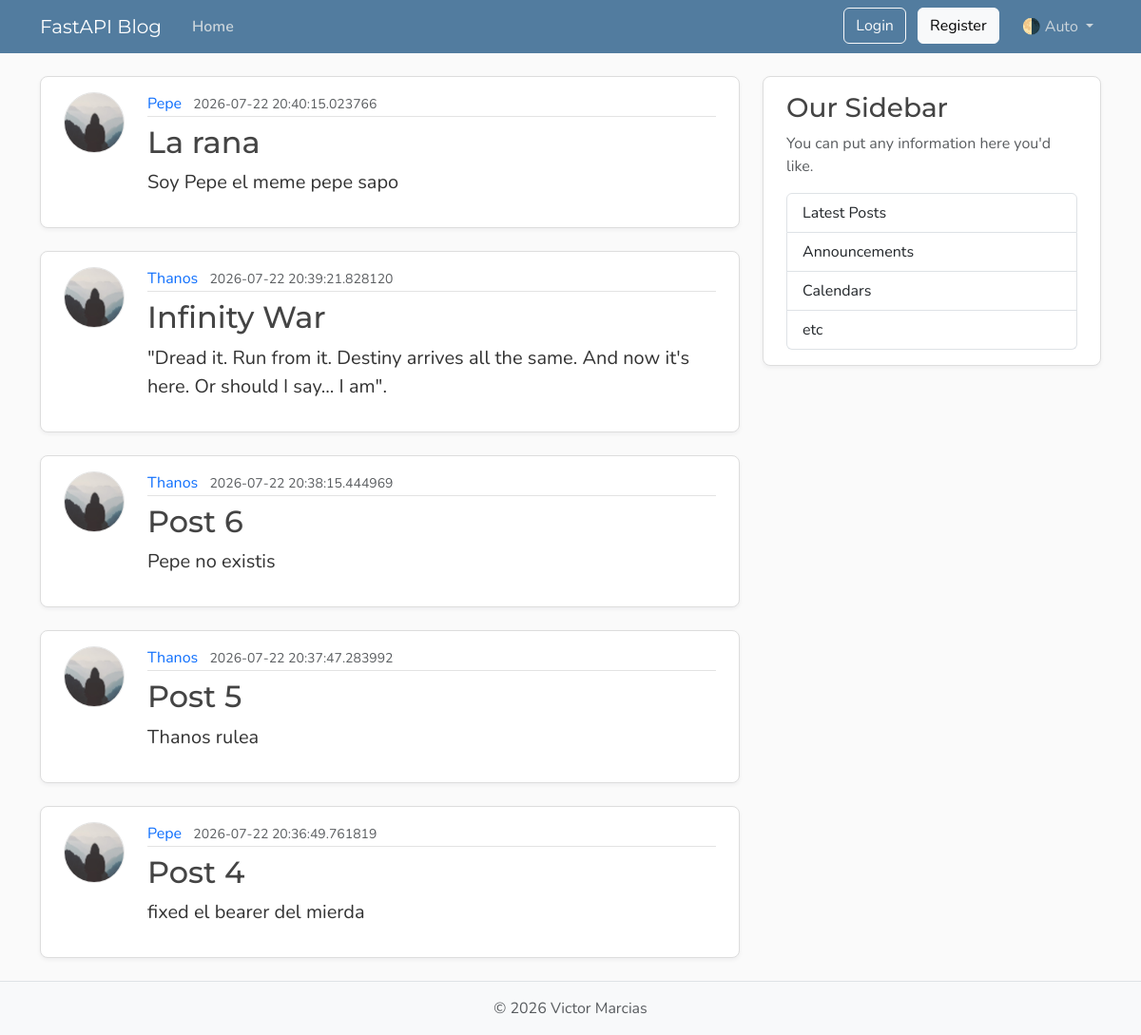
Page /posts on the earlier database version.
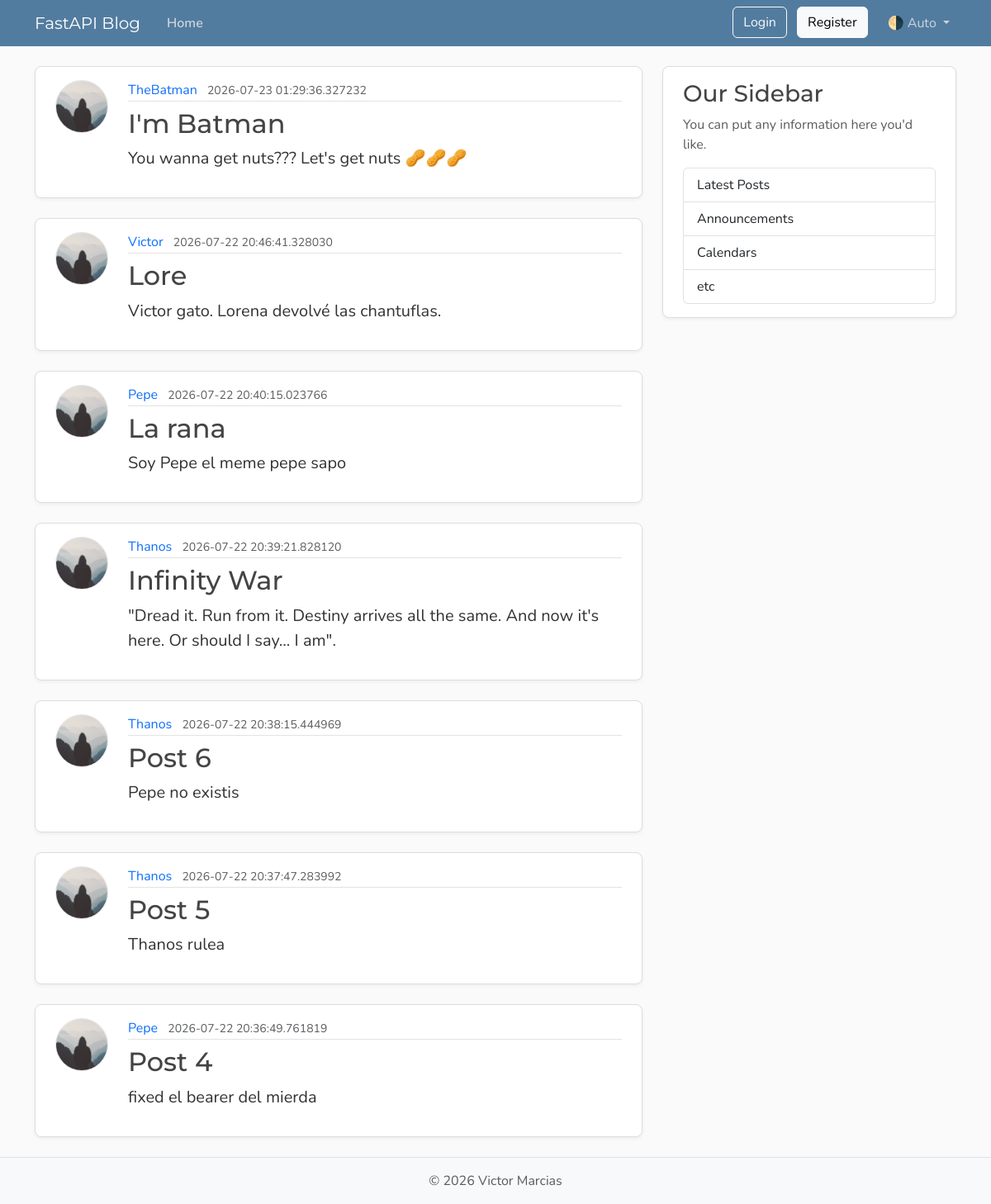
Same page on the later database version.
### models.py (models this page shows, shortened)
class Post(Base):
    __tablename__ = "posts"
    id: Mapped[int] = mapped_column(Integer, primary_key=True, index=True)
    title: Mapped[str] = mapped_column(String(100), nullable=False)
    content: Mapped[str] = mapped_column(Text, nullable=False)
    user_id: Mapped[int] = mapped_column(
        ForeignKey("users.id"),
        nullable=False,
        index=True,
    )
    date_posted: Mapped[datetime] = mapped_column(
        DateTime(timezone=True),
        default=lambda: datetime.now(UTC),
    )
    author: Mapped[User] = relationship(back_populates="posts")

class User(Base):
    __tablename__ = "users"
    id: Mapped[int] = mapped_column(Integer, primary_key=True, index=True)
    username: Mapped[str] = mapped_column(String(50), unique=True, nullable=False)
    email: Mapped[str] = mapped_column(String(120), unique=True, nullable=False)
    password_hash: Mapped[str] = mapped_column(String(200), nullable=False)
    image_file: Mapped[str | None] = mapped_column(
        String(200),
        nullable=True,
        default=None,
    )
    posts: Mapped[list[Post]] = relationship(
        back_populates="author",
        cascade="all, delete-orphan"
    )

### main.py (the view)
@app.get("/", include_in_schema=False, name="home")
@app.get("/posts", include_in_schema=False, name="posts")
async def home(request: Request, db: Annotated[AsyncSession, Depends(get_db)]):
    result = await db.execute(
        select(models.Post)
        .options(selectinload(models.Post.author))
        .order_by(models.Post.date_posted.desc())
    )
    posts = result.scalars().all()
    return templates.TemplateResponse(
        request,
        "home.html",
        {"posts": posts, "title": "Home"},
    )

### templates/home.html
{% extends "layout.html" %}
{% block content %}
  {% for post in posts %}
    <article class="content-section py-3 px-4 mb-4">
      <div class="d-flex align-items-start gap-4">
        <img class="rounded-circle article-img flex-shrink-0"
             src="{{ url_for('static', path='profile_pics/default.jpg') }}"
             alt="{{ post.author.username }}'s profile picture"
             width="64"
             height="64"
             loading="lazy">
        <div class="flex-grow-1">
          <div class="article-metadata mb-2">
            <a class="me-2" href="#">{{ post.author.username }}</a>
            <small class="text-body-secondary">{{ post.date_posted }}</small>
          </div>
          <h2>
            <a class="article-title" href="{{ url_for('post_page', post_id=post.id) }}">{{ post.title }}</a>
          </h2>
          <p class="article-content">{{ post.content }}</p>
        </div>
      </div>
    </article>
  {% endfor %}
{% endblock content %}

### templates/layout.html (shortened to what this page needs)
<!DOCTYPE html>
<html lang="en">
<head>
  <link href="https://cdn.jsdelivr.net/npm/bootstrap@5.3.8/dist/css/bootstrap.min.css" rel="stylesheet"
>
  <link rel="stylesheet" type="text/css" href="{{ url_for('static', path='css/main.css') }}">
</head>
<body class="d-flex flex-column min-vh-100">
  <header class="site-header">
    <nav class="navbar navbar-expand-md bg-steel fixed-top" data-bs-theme="dark">
      <div class="container">
        <a class="navbar-brand me-4" href="{{ url_for('home') }}">FastAPI Blog</a>
        <div class="collapse navbar-collapse" id="navbarToggle">
          <div class="navbar-nav me-auto">
            <a class="nav-link active" aria-current="page" href="{{ url_for('home') }}">Home</a>
          </div>
          <div class="navbar-nav">
            <div id="loggedOutNav">
              <a class="btn btn-outline-light mb-2 mb-md-0 me-md-2" href="{{ url_for('login_page') }}">Login</a>
              <a class="btn btn-light mb-2 mb-md-0 me-md-3" href="{{ url_for('register_page') }}">Register</a>
            </div>
            <div class="nav-item dropdown">
              <a class="nav-link dropdown-toggle" href="#" role="button" id="bd-theme" data-bs-toggle="dropdown"
                aria-expanded="false">
                <span id="bd-theme-text">🌗 Auto</span>
              </a>
            </div>
          </div>
        </div>
      </div>
    </nav>
  </header>
  <main role="main" class="container">
    <div class="row">
      <div class="col-md-8">
        {% block content %}
        {% endblock content %}
      </div>
      <aside class="col-md-4">
        <div class="content-section py-3 px-4 mb-4">
          <h3>Our Sidebar</h3>
          <p class="text-body-secondary">You can put any information here you'd like.</p>
          <ul class="list-group">
            <li class="list-group-item">Latest Posts</li>
            <li class="list-group-item">Announcements</li>
            <li class="list-group-item">Calendars</li>
            <li class="list-group-item">etc</li>
          </ul>
        </div>
      </aside>
    </div>
  </main>
  <footer class="mt-auto py-3 bg-body-tertiary border-top">
    <div class="container text-center">
      <p class="text-body-secondary mb-0">
        © <span id="year"></span> Victor Marcias
      </p>
    </div>
  </footer>
</body>
</html>

### static/css/main.css (style rules this page uses)
:root { --font-heading: "Montserrat", system-ui, -apple-system, BlinkMacSystemFont, sans-serif; --font-body: "Nunito", system-ui, -apple-system, BlinkMacSystemFont, sans-serif; --color-bg-body: #fafafa; --color-bg-content: #ffffff; --color-text-primary: #333333; --color-text-heading: #444444; --color-steel: #527c9f; --color-nav-link: #cbd5db; --color-nav-link-hover: #ffffff; --color-link-hover: #428bca; --color-border: #dddddd; --color-border-light: #e3e3e3; --spacing-xl: 5rem; --article-img-size: 4rem; --account-img-size: 7.813rem; }
body { font-family: var(--font-body); background: var(--color-bg-body); color: var(--color-text-primary); }
main { padding-top: var(--spacing-xl); }
h1, h2, h3, h4, h5, h6 { font-family: var(--font-heading); color: var(--color-text-heading); }
.navbar-brand { font-family: var(--font-heading); }
a { text-decoration: none; }
.bg-steel { background-color: var(--color-steel); }
.site-header .navbar-nav .nav-link { color: var(--color-nav-link); transition: color 0.2s ease-in-out; }
.site-header .navbar-nav .nav-link.active { font-weight: 600; }
.content-section { background: var(--color-bg-content); border: 1px solid var(--color-border); border-radius: 0.5rem; box-shadow: 0 2px 4px rgba(15, 23, 42, 0.05); transition: box-shadow 0.15s ease, transform 0.15s ease, border-color 0.15s ease; }
.article-title { color: var(--color-text-heading); transition: color 0.2s ease-in-out; }
.article-content { white-space: pre-line; font-size: 1.25rem; }
.article-img { height: var(--article-img-size); width: var(--article-img-size); flex-shrink: 0; object-fit: cover; border: 1px solid var(--color-border-light); box-shadow: 0 0 0 2px var(--color-bg-content); }
.article-metadata { padding-bottom: 0.063rem; border-bottom: 1px solid var(--color-border-light); }
.article-metadata a { transition: color 0.2s ease-in-out; }
[data-bs-theme="dark"] { --color-bg-body: #1a1a1a; --color-bg-content: #2d2d2d; --color-text-primary: #e0e0e0; --color-text-heading: #f0f0f0; --color-border: #404040; --color-border-light: #4a4a4a; }

Differences in the rows shown:
added Post: author.username "TheBatman", date_posted "2026-07-23 01:29:36.327232", title "I'm Batman", content "You wanna get nuts??? Let's get nuts 🥜🥜🥜"
added Post: author.username "Victor", date_posted "2026-07-22 20:46:41.328030", title "Lore", content "Victor gato. Lorena devolvé las chantuflas."
